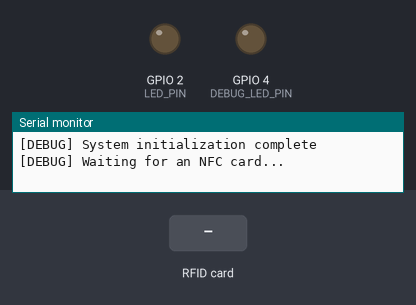
This sketch was run on a simulated ESP32. Shown: output pins drawn as LEDs (lit = HIGH), the last lines printed to the serial monitor. The inputs (shaded band) are chosen by the test bench. WiFi joins after 1.5 s; servers stay silent unless stated; uploads are accepted with an empty reply.

Above: at 4.1 s.
4.2 s: RFID card 5E 7A 19 C4 held to the reader
At 4.62 s:
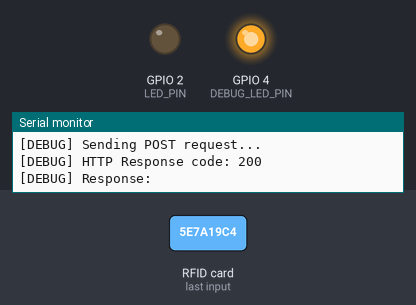
Timing chart, 0 to 7.2 s (numbered marks = the images above; inputs shaded):
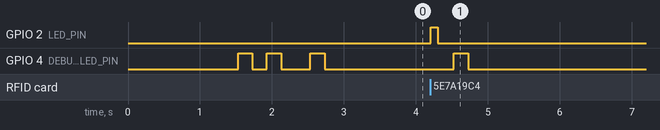

The sketch:

rfid_scanner.ino
```cpp
#include <Wire.h>
#include <Adafruit_PN532.h>
#include <WiFi.h>
#include <HTTPClient.h>
#include <queue>
#include <DNSServer.h>
#include <ESPmDNS.h>

// I2C pins for ESP32
#define SDA_PIN 21
#define SCL_PIN 22
#define LED_PIN 2     // Built-in LED pin
#define DEBUG_LED_PIN 4  // Debug LED pin

// WiFi credentials
const char* ssid = "POS_Server";
const char* password = "asdffdsa";

// Server configuration
const char* hostname = "attendance-server";  // This will be your computer's hostname
const int port = 5000;
String serverUrl = "";  // Will be constructed after IP discovery

// Device ID (predefined)
const char* deviceId = "SE-01";

// Queue management
struct ScanData {
    String rfidId;
    unsigned long timestamp;
};

std::queue<ScanData> scanQueue;
const int MAX_QUEUE_SIZE = 50;  // Maximum number of scans to queue
const unsigned long SCAN_COOLDOWN = 3000;  // Minimum time between scans (3 seconds)
unsigned long lastScanTime = 0;
unsigned long lastProcessTime = 0;
const unsigned long PROCESS_INTERVAL = 100;  // Process queue every 100ms
const unsigned long IP_CHECK_INTERVAL = 300000;  // Check IP every 5 minutes
unsigned long lastIPCheck = 0;

// Create PN532 instance
Adafruit_PN532 nfc(SDA_PIN, SCL_PIN);

// Debug function to blink LED
void blinkDebugLED(int times, int delay_ms) {
  for(int i = 0; i < times; i++) {
    digitalWrite(DEBUG_LED_PIN, HIGH);
    delay(delay_ms);
    digitalWrite(DEBUG_LED_PIN, LOW);
    delay(delay_ms);
  }
}

bool discoverServerIP() {
  Serial.println("\n[DEBUG] Attempting to discover server IP...");

  // Try mDNS first
  if (MDNS.begin("esp32")) {
    Serial.println("[DEBUG] mDNS responder started");
    IPAddress serverIP = MDNS.queryHost(hostname);
    if (serverIP.toString() != "0.0.0.0") {
      serverUrl = "http://" + serverIP.toString() + ":" + String(port);
      Serial.print("[DEBUG] Found server via mDNS: ");
      Serial.println(serverUrl);
      return true;
    }
  }

  // If mDNS fails, try scanning network
  Serial.println("[DEBUG] mDNS failed, scanning network...");
  WiFiClient client;
  for (int i = 1; i < 255; i++) {
    String testIP = "192.168.0." + String(i);
    if (client.connect(testIP.c_str(), port)) {
      serverUrl = "http://" + testIP + ":" + String(port);
      Serial.print("[DEBUG] Found server at: ");
      Serial.println(serverUrl);
      client.stop();
      return true;
    }
    client.stop();
  }

  Serial.println("[ERROR] Could not find server!");
  return false;
}

void connectToWiFi() {
  Serial.println("\n[DEBUG] Attempting to connect to WiFi...");
  Serial.print("[DEBUG] SSID: ");
  Serial.println(ssid);

  WiFi.begin(ssid, password);
  int attempts = 0;

  while (WiFi.status() != WL_CONNECTED && attempts < 20) {
    delay(500);
    Serial.print(".");
    attempts++;
  }

  if (WiFi.status() == WL_CONNECTED) {
    Serial.println("\n[DEBUG] WiFi Connected Successfully!");
    Serial.print("[DEBUG] IP Address: ");
    Serial.println(WiFi.localIP());
    Serial.print("[DEBUG] Signal Strength (RSSI): ");
    Serial.println(WiFi.RSSI());
    Serial.print("[DEBUG] Gateway IP: ");
    Serial.println(WiFi.gatewayIP());
    Serial.print("[DEBUG] Subnet Mask: ");
    Serial.println(WiFi.subnetMask());
    blinkDebugLED(2, 200);

    // Discover server IP after connecting
    if (discoverServerIP()) {
      blinkDebugLED(1, 200);
    } else {
      blinkDebugLED(5, 200);
    }
  } else {
    Serial.println("\n[ERROR] WiFi Connection Failed!");
    Serial.println("[DEBUG] Please check your WiFi credentials and network availability");
    blinkDebugLED(5, 200);
  }
}

void sendRFIDData(String rfidId) {
  if (WiFi.status() != WL_CONNECTED) {
    Serial.println("[ERROR] WiFi not connected!");
    Serial.println("[DEBUG] Attempting to reconnect...");
    connectToWiFi();
    return;
  }

  // Check if we need to rediscover server IP
  if (millis() - lastIPCheck > IP_CHECK_INTERVAL) {
    if (!discoverServerIP()) {
      Serial.println("[ERROR] Failed to rediscover server IP!");
      return;
    }
    lastIPCheck = millis();
  }

  Serial.println("\n[DEBUG] Preparing to send RFID data...");
  Serial.print("[DEBUG] RFID ID: ");
  Serial.println(rfidId);
  Serial.print("[DEBUG] Device ID: ");
  Serial.println(deviceId);

  HTTPClient http;

  // Prepare JSON data with timestamp
  String jsonData = "{\"rfidId\":\"" + rfidId +
                   "\",\"deviceId\":\"" + deviceId +
                   "\",\"timestamp\":\"" + String(millis()) + "\"}";

  Serial.print("[DEBUG] JSON Data: ");
  Serial.println(jsonData);

  // Begin HTTP connection
  String fullUrl = serverUrl + "/api/rfid-scans/scan";
  Serial.print("[DEBUG] Connecting to API: ");
  Serial.println(fullUrl);
  http.begin(fullUrl);
  http.addHeader("Content-Type", "application/json");

  // Send POST request with timeout
  http.setTimeout(5000);  // 5 second timeout
  Serial.println("[DEBUG] Sending POST request...");
  int httpResponseCode = http.POST(jsonData);

  if (httpResponseCode > 0) {
    String response = http.getString();
    Serial.print("[DEBUG] HTTP Response code: ");
    Serial.println(httpResponseCode);
    Serial.print("[DEBUG] Response: ");
    Serial.println(response);
    blinkDebugLED(1, 200);
  } else {
    Serial.println("[ERROR] Failed to send HTTP request!");
    Serial.print("[DEBUG] Error code: ");
    Serial.println(httpResponseCode);
    Serial.println("[DEBUG] Please check:");
    Serial.println("1. API server is running");
    Serial.println("2. Server IP is correct");
    Serial.println("3. Network connectivity");
    Serial.println("4. Firewall settings");
    blinkDebugLED(5, 200);
  }

  http.end();
}

void processQueue() {
  if (scanQueue.empty()) return;

  unsigned long currentTime = millis();
  if (currentTime - lastProcessTime < PROCESS_INTERVAL) return;
  lastProcessTime = currentTime;

  ScanData data = scanQueue.front();
  scanQueue.pop();

  sendRFIDData(data.rfidId);

  // Print queue status
  Serial.print("[DEBUG] Queue size: ");
  Serial.println(scanQueue.size());
}

void setup(void) {
  // Initialize serial communication
  Serial.begin(115200);
  while (!Serial) {
    ; // Wait for serial port to connect
  }
  Serial.println("\n[DEBUG] Serial communication initialized");

  // Initialize LED pins
  pinMode(LED_PIN, OUTPUT);
  pinMode(DEBUG_LED_PIN, OUTPUT);
  Serial.println("[DEBUG] LED pins initialized");

  // Initialize I2C
  Wire.begin(SDA_PIN, SCL_PIN);
  Serial.println("[DEBUG] I2C initialized");

  // Initialize PN532
  nfc.begin();
  Serial.println("[DEBUG] PN532 initialized");

  // Check firmware version
  uint32_t versiondata = nfc.getFirmwareVersion();
  if (!versiondata) {
    Serial.println("[ERROR] Didn't find PN53x board!");
    Serial.println("[DEBUG] Please check your connections:");
    Serial.println("1. SDA and SCL pins");
    Serial.println("2. Power supply to PN532");
    Serial.println("3. I2C address (default: 0x24)");
    blinkDebugLED(4, 500);
    while (1); // halt
  }

  // Got ok data, print it out!
  Serial.print("[DEBUG] Found chip PN5");
  Serial.println((versiondata>>24) & 0xFF, HEX);
  Serial.print("[DEBUG] Firmware ver. ");
  Serial.print((versiondata>>16) & 0xFF, DEC);
  Serial.print('.');
  Serial.println((versiondata>>8) & 0xFF, DEC);

  // Configure board to read RFID tags
  nfc.SAMConfig();
  Serial.println("[DEBUG] SAM configured");

  // Connect to WiFi
  connectToWiFi();

  Serial.println("\n[DEBUG] System initialization complete");
  Serial.println("[DEBUG] Waiting for an NFC card...");
}

void loop(void) {
  // Process the queue
  processQueue();

  // Check if we can accept new scans
  unsigned long currentTime = millis();
  if (currentTime - lastScanTime < SCAN_COOLDOWN) {
    return;
  }

  uint8_t success;
  uint8_t uid[] = { 0, 0, 0, 0, 0, 0, 0 };  // Buffer to store the returned UID
  uint8_t uidLength;                        // Length of the UID (4 or 7 bytes depending on ISO14443A card type)

  // Wait for an ISO14443A type cards (Mifare, etc.)
  success = nfc.readPassiveTargetID(PN532_MIFARE_ISO14443A, uid, &uidLength);

  if (success) {
    Serial.println("\n[DEBUG] Found an NFC tag!");

    // Display UID
    Serial.print("[DEBUG] UID Length: ");
    Serial.print(uidLength, DEC);
    Serial.println(" bytes");

    // Convert UID to string
    String rfidId = "";
    for (uint8_t i = 0; i < uidLength; i++) {
      if (uid[i] < 0x10) {
        rfidId += "0";
      }
      rfidId += String(uid[i], HEX);
    }
    rfidId.toUpperCase();

    Serial.print("[DEBUG] UID Value: ");
    Serial.println(rfidId);

    // Blink LED to indicate card read
    digitalWrite(LED_PIN, HIGH);
    delay(100);
    digitalWrite(LED_PIN, LOW);

    // Add to queue if not full
    if (scanQueue.size() < MAX_QUEUE_SIZE) {
      ScanData newScan = {rfidId, currentTime};
      scanQueue.push(newScan);
      Serial.print("[DEBUG] Added to queue. Queue size: ");
      Serial.println(scanQueue.size());
    } else {
      Serial.println("[WARNING] Queue full! Scan dropped.");
      blinkDebugLED(3, 200);  // Three blinks for queue full
    }

    lastScanTime = currentTime;
  }
} 
```

Measured:
- after the input at 4.2 s, GPIO 2 (LED_PIN): LOW → HIGH at once, → LOW 0.10 s later; GPIO 4 (DEBUG_LED_PIN): LOW → HIGH after 0.33 s, → LOW 0.20 s later
